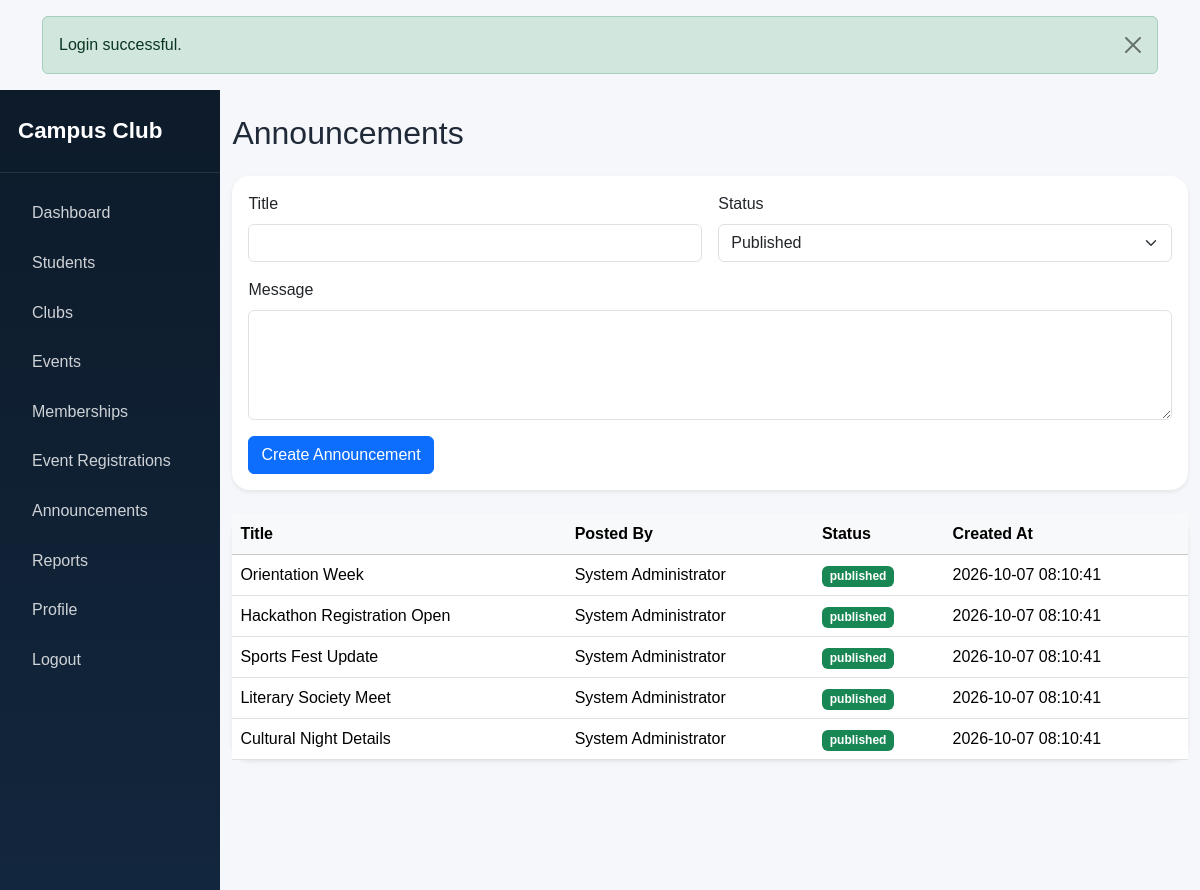
The page /admin/announcements.php (signed in) on the database its author committed.
### tables this page shows
CREATE TABLE `announcements` (
  `id` INT AUTO_INCREMENT PRIMARY KEY,
  `title` VARCHAR(180) NOT NULL,
  `message` TEXT NOT NULL,
  `posted_by` VARCHAR(120) NOT NULL,
  `status` ENUM('published','draft') NOT NULL DEFAULT 'published',
  `created_at` TIMESTAMP DEFAULT CURRENT_TIMESTAMP,
  INDEX `idx_announcement_status` (`status`)
);

### config/auth.php (called while the page is built, shortened)
<?php
function e($value): string
{
    return htmlspecialchars((string)$value, ENT_QUOTES, 'UTF-8');
}
function getFlash(): ?array
{
    $flash = $_SESSION['flash'];
    return $flash;
}

### admin/announcements.php (the view, shortened to what this page needs)
<?php
require_once __DIR__ . '/../config/auth.php';
include __DIR__ . '/../includes/header.php';
$pdo = getPDO();
$announcements = $pdo->query('SELECT * FROM announcements ORDER BY created_at DESC')->fetchAll();
?>
<div class="d-flex">
    <?php include __DIR__ . '/../includes/sidebar.php'; ?>
    <main class="main-content">
        <div class="container-fluid py-4">
            <h2 class="mb-4">Announcements</h2>
            <div class="card shadow-sm border-0 mb-4">
                <div class="card-body">
                    <form method="POST">
                        <div class="row g-3">
                            <div class="col-md-6"><label class="form-label">Title</label><input type="text" name="title" class="form-control" required></div>
                            <div class="col-md-6"><label class="form-label">Status</label><select name="status" class="form-select"><option value="published">Published</option><option value="draft">Draft</option></select></div>
                            <div class="col-md-12"><label class="form-label">Message</label><textarea name="message" rows="4" class="form-control" required></textarea></div>
                        </div>
                        <button type="submit" class="btn btn-primary mt-3">Create Announcement</button>
                    </form>
                </div>
            </div>
            <div class="card shadow-sm border-0">
                <div class="card-body p-0">
                    <div class="table-responsive">
                        <table class="table table-hover mb-0 align-middle">
                            <thead class="table-light"><tr><th>Title</th><th>Posted By</th><th>Status</th><th>Created At</th></tr></thead>
                            <tbody>
                                <?php foreach ($announcements as $item): ?>
                                    <tr>
                                        <td><?= e($item['title']) ?></td>
                                        <td><?= e($item['posted_by']) ?></td>
                                        <td><span class="badge <?= $item['status'] === 'published' ? 'bg-success' : 'bg-secondary' ?>"><?= e($item['status']) ?></span></td>
                                        <td><?= e($item['created_at']) ?></td>
                                    </tr>
                                <?php endforeach; ?>
                            </tbody>
                        </table>
                    </div>
                </div>
            </div>
        </div>
    </main>
</div>
<?php include __DIR__ . '/../includes/footer.php'; ?>

### includes/header.php (shortened to what this page needs)
<?php
require_once __DIR__ . '/../config/auth.php';
$flash = getFlash();
$alert = $flash ? $flash['type'] : ''; $message = $flash ? $flash['message'] : '';
?>
<!DOCTYPE html>
<html lang="en">
<head>
    <link href="https://cdn.jsdelivr.net/npm/bootstrap@5.3.3/dist/css/bootstrap.min.css" rel="stylesheet">
    <link rel="stylesheet" href="<?= BASE_URL ?>/assets/css/style.css">
</head>
<body>
    <?php if ($alert && $message): ?>
        <div class="container mt-3">
            <div class="alert alert-<?= e($alert) ?> alert-dismissible fade show" role="alert">
                <?= e($message) ?>
                <button type="button" class="btn-close" data-bs-dismiss="alert" aria-label="Close"></button>
            </div>
        </div>
    <?php endif; ?>

### includes/sidebar.php
<?php require_once __DIR__ . '/../config/auth.php'; $user = currentUser(); ?>
<aside class="sidebar">
    <div class="sidebar-brand">Campus Club</div>
    <ul class="nav flex-column p-3">
        <li><a href="<?= BASE_URL ?>/admin/dashboard.php" class="nav-link">Dashboard</a></li>
        <li><a href="<?= BASE_URL ?>/admin/students.php" class="nav-link">Students</a></li>
        <li><a href="<?= BASE_URL ?>/admin/clubs.php" class="nav-link">Clubs</a></li>
        <li><a href="<?= BASE_URL ?>/admin/events.php" class="nav-link">Events</a></li>
        <li><a href="<?= BASE_URL ?>/admin/memberships.php" class="nav-link">Memberships</a></li>
        <li><a href="<?= BASE_URL ?>/admin/registrations.php" class="nav-link">Event Registrations</a></li>
        <li><a href="<?= BASE_URL ?>/admin/announcements.php" class="nav-link">Announcements</a></li>
        <li><a href="<?= BASE_URL ?>/admin/reports.php" class="nav-link">Reports</a></li>
        <li><a href="<?= BASE_URL ?>/admin/profile.php" class="nav-link">Profile</a></li>
        <li><a href="<?= BASE_URL ?>/logout.php" class="nav-link">Logout</a></li>
    </ul>
</aside>

### includes/footer.php (shortened to what this page needs)
</body>
</html>

### assets/css/style.css (style rules this page uses)
.card { border-radius: 18px; }
.main-content { width: 100%; min-height: 100vh; background: #f5f7fb; }
.sidebar { width: 270px; background: linear-gradient(180deg, #0d1b2a, #12263d); min-height: 100vh; color: white; position: sticky; top: 0; }
.sidebar-brand { padding: 24px 18px; font-size: 1.4rem; font-weight: bold; border-bottom: 1px solid rgba(255,255,255,0.1); }
.sidebar .nav-link { color: rgba(255,255,255,0.8); padding: 0.8rem 1rem; border-radius: 10px; }

### rows shown on the page
announcements: title "Orientation Week", posted_by "System Administrator", status "published", created_at "2026-10-07 08:10:41"
announcements: title "Hackathon Registration Open", posted_by "System Administrator", status "published", created_at "2026-10-07 08:10:41"
announcements: title "Sports Fest Update", posted_by "System Administrator", status "published", created_at "2026-10-07 08:10:41"
announcements: title "Literary Society Meet", posted_by "System Administrator", status "published", created_at "2026-10-07 08:10:41"
announcements: title "Cultural Night Details", posted_by "System Administrator", status "published", created_at "2026-10-07 08:10:41"

### other values the page prints
$message "Login successful."
